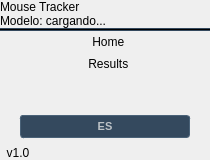
     <widget class="QFrame" name="sidebar">
      <property name="minimumSize">
       <size>
        <width>210</width>
        <height>0</height>
       </size>
      </property>
      <property name="maximumSize">
       <size>
        <width>210</width>
        <height>16777215</height>
       </size>
      </property>
      <property name="sizePolicy">
       <sizepolicy hsizetype="Fixed" vsizetype="Expanding">
        <horstretch>0</horstretch>
        <verstretch>0</verstretch>
       </sizepolicy>
      </property>
      <property name="frameShape">
       <enum>QFrame::NoFrame</enum>
      </property>
      <layout class="QVBoxLayout" name="sidebarLayout">
       <property name="spacing">
        <number>0</number>
       </property>
       <property name="leftMargin">
        <number>0</number>
       </property>
       <property name="topMargin">
        <number>0</number>
       </property>
       <property name="rightMargin">
        <number>0</number>
       </property>
       <property name="bottomMargin">
        <number>0</number>
       </property>
       <item>
        <widget class="QLabel" name="lbl_app_title">
         <property name="text">
          <string>Mouse Tracker</string>
         </property>
        </widget>
       </item>
       <item>
        <widget class="QLabel" name="lbl_model_status">
         <property name="text">
          <string>Modelo: cargando...</string>
         </property>
        </widget>
       </item>
       <item>
        <widget class="QFrame" name="sidebar_line">
         <property name="styleSheet">
          <string notr="true">background-color: #34495e; max-height: 1px;</string>
         </property>
         <property name="frameShape">
          <enum>QFrame::HLine</enum>
         </property>
         <property name="frameShadow">
          <enum>QFrame::Plain</enum>
         </property>
        </widget>
       </item>
       <item>
        <widget class="QPushButton" name="nav_home">
         <property name="text">
          <string>  Home</string>
         </property>
         <property name="flat">
          <bool>true</bool>
         </property>
        </widget>
       </item>
       <item>
        <widget class="QPushButton" name="nav_results">
         <property name="text">
          <string>  Results</string>
         </property>
         <property name="flat">
          <bool>true</bool>
         </property>
        </widget>
       </item>
       <item>
        <spacer name="sidebarSpacer">
         <property name="orientation">
          <enum>Qt::Vertical</enum>
         </property>
         <property name="sizeHint" stdset="0">
          <size>
           <width>20</width>
           <height>40</height>
          </size>
         </property>
        </spacer>
       </item>
       <item>
        <widget class="QPushButton" name="btn_lang">
         <property name="text">
          <string>ES</string>
         </property>
         <property name="flat">
          <bool>true</bool>
         </property>
         <property name="styleSheet">
          <string notr="true">QPushButton { background-color: #34495e; color: #bdc3c7; border: 1px solid #4a6278; border-radius: 3px; padding: 4px 12px; margin: 0px 20px 8px 20px; font-size: 11px; font-weight: bold; } QPushButton:hover { background-color: #4a6278; color: white; }</string>
         </property>
        </widget>
       </item>
       <item>
        <widget class="QLabel" name="lbl_version">
         <property name="text">
          <string>  v1.0</string>
         </property>
        </widget>
       </item>
      </layout>
     </widget>
